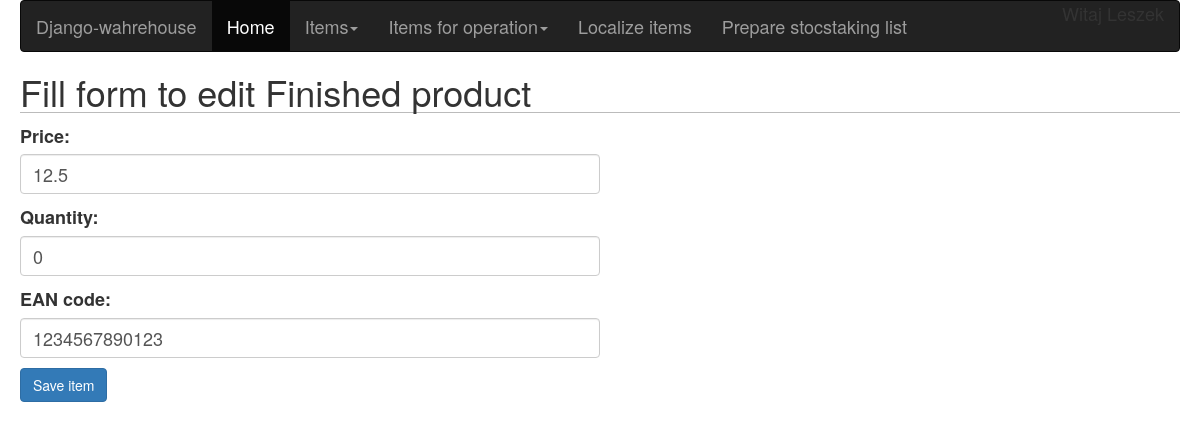
/warehouse/finishedproduct/test-1/edit/ (signed in), run on the app's committed database.
### warehouse/models.py (models this page shows, shortened)
class FinishedProduct(models.Model):
    name = models.CharField(max_length=255)
    slug = models.SlugField(blank=True)
    price = models.FloatField()
    quantity = models.PositiveIntegerField(default=0)
    EAN_code = models.CharField(max_length=13, default=0)

### warehouse/views.py (the view)
# urls.py: url(r'^finishedproduct/(?P<slug>[-\w]+)/edit/$', finished_product_edit_view, name='finished_item_edit'),
@login_required
def finished_product_edit_view(request, slug):
    item = FinishedProduct.objects.get(slug=slug)
    if request.method == 'POST':
        edit_product_form = FinishedProductEditForm(instance=item, data=request.POST)
        if edit_product_form.is_valid():
            edit_product_form.save()
            return redirect(item.get_absolute_url())
    else:
        edit_product_form = FinishedProductEditForm(instance=item)
    return render(request, 'products_html/finished_product_edit.html', {'edit_product_form': edit_product_form})

### warehouse/forms.py
class FinishedProductEditForm(forms.ModelForm):
    def __init__(self, *args, **kwargs):
        super(FinishedProductEditForm, self).__init__(*args, **kwargs)
        for field in iter(self.fields):
            self.fields[field].widget.attrs.update({
                'class': 'form-control'
            })
    class Meta:
        model = FinishedProduct
        fields = ('price', 'quantity', 'EAN_code')

### warehouse/templates/products_html/finished_product_edit.html (shortened to what this page needs)
{% extends "base.html" %}
{% block content %}
<h1>Fill form to edit Finished product</h1>
    <form action="." method="post">
    {{ edit_product_form.as_p }}
    <p><input class="btn btn-primary" type="submit" value="Save item"></p>
    </form>
{% endblock %}

### warehouse/static/css/base.css (style rules this page uses)
body { margin-left: 20px; margin-right: 20px; font-size: 18px; }
h1 { border-bottom:1px solid #bbb; }
input[type=submit] { font-size: 14px; }
.form-control { height: 40px; width: 50%; font-size: 18px; }

### data on the page
FinishedProduct: price "12.5", quantity "0", EAN_code "1234567890123"
